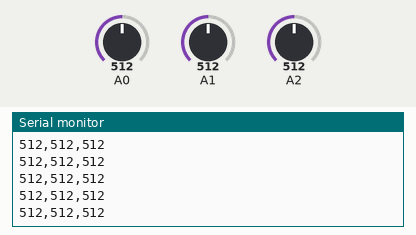
A sketch run on a simulated Arduino Uno, built with avr-gcc and run on an emulated ATmega328P. On the bench: the last lines printed to the serial monitor. The test bench sets the inputs (shaded band); at power-on: A0 = 512, A1 = 512, A2 = 512.

Above: at 1.2 s.
1.3 s: A0 set to 716
At 1.56 s:
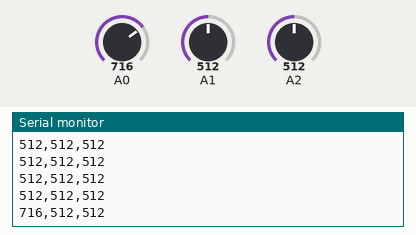
2.8 s: A1 set to 716
At 2.97 s:
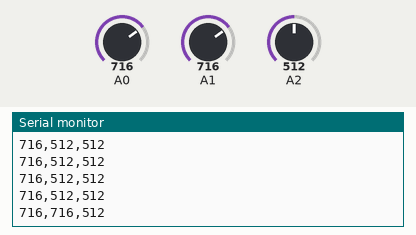
4.3 s: A2 set to 716
At 4.37 s:
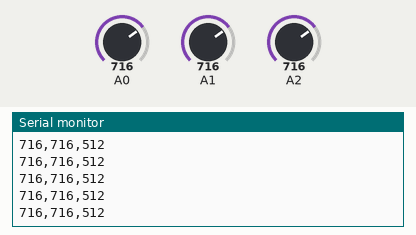
5.8 s: A0 set to 900
At 5.98 s:
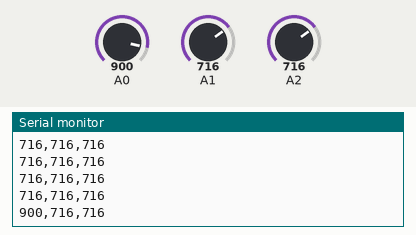
7.3 s: A1 set to 900
At 7.39 s:
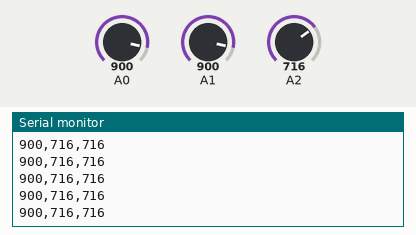
8.8 s: A2 set to 900
At 8.99 s:
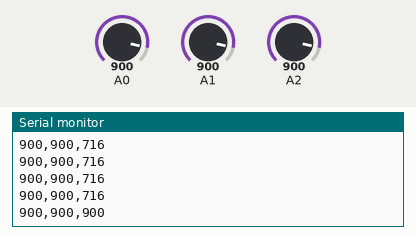
Timing chart, 0 to 11.3 s (numbered marks = the images above; inputs shaded):
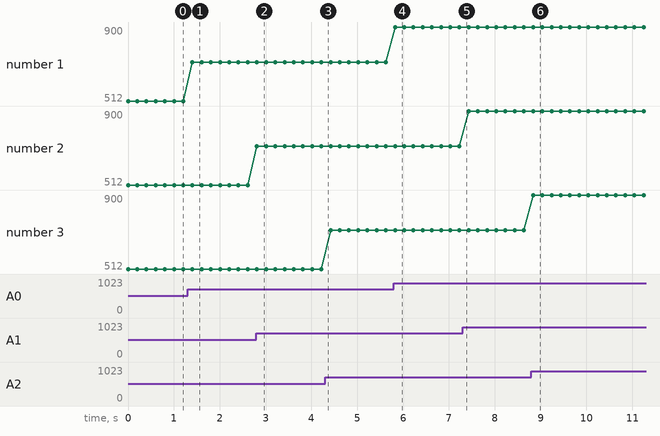

The sketch:

A0528_Uno_Accelerometer.ino
```cpp
// define the total number of analog sensors
#define numberOfSensors 3

void setup() {
  Serial.begin(9600);
  Serial.println("begin");
}

void loop() {
  // loop over the sensors:
  for (int thisSensor = 0; thisSensor < numberOfSensors; thisSensor++) {
    int sensorReading = analogRead(thisSensor);
    // print its value out as an ASCII numeric string
    Serial.print(sensorReading, DEC);
    // if this isn't the last sensor to read,
    // then print a comma after it
    if (thisSensor < numberOfSensors -1) {
      Serial.print(",");
    }
  }
  // after all the sensors have been read,
  // print a newline and carriage return
  Serial.println();
  delay(200);
}
```

Measured:
- after the input at 1.3 s, the serial monitor: prints a new line after 0.11 s (image 1)
- after the input at 2.8 s, the serial monitor: prints a new line at once (image 2)
- after the input at 5.8 s, the serial monitor: prints a new line at once (image 4)
- after the input at 8.8 s, the serial monitor: prints a new line at once (image 6)
- plotted number 1: 512 → 716 after the input at 1.3 s, 716 → 900 after the input at 5.8 s
